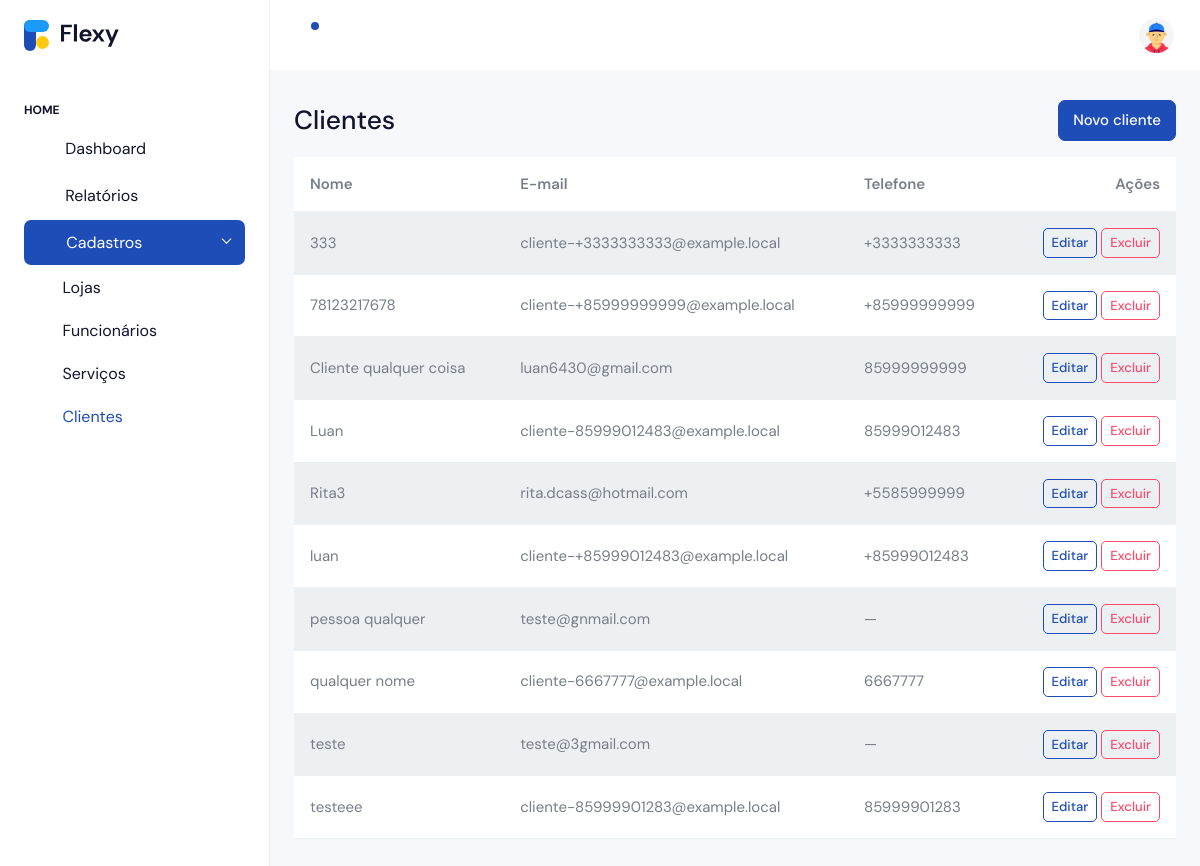
/cadastro/clientes/ (signed in), run on an earlier commit of the app's database.
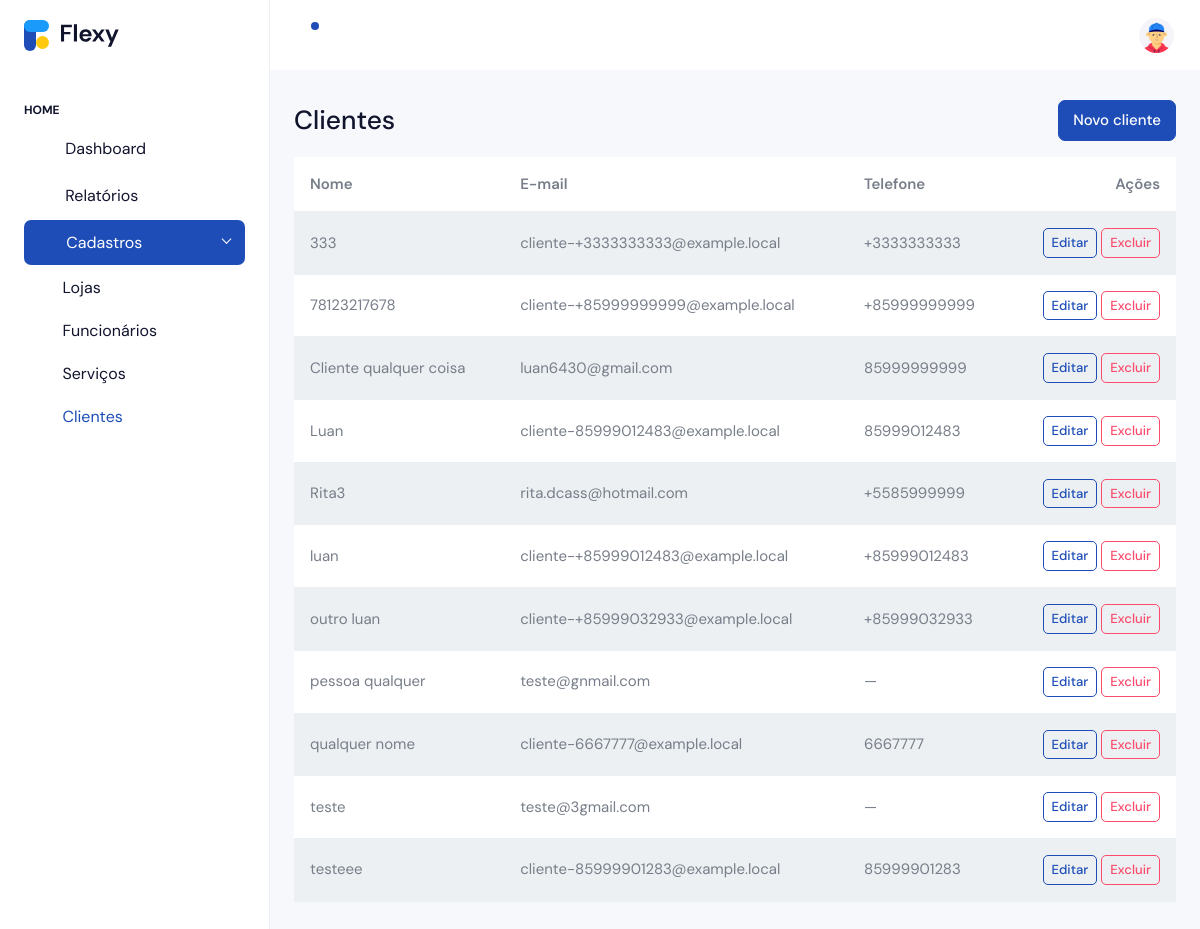
And on a later commit of the database.
### apps/cadastro/models.py (models this page shows, shortened)
class Cliente(models.Model):
    owner = models.ForeignKey(
        User,
        on_delete=models.CASCADE,
        related_name='clientes',
        limit_choices_to={'is_owner': True}
    )
    user = models.ForeignKey(
        User,
        on_delete=models.CASCADE,
        related_name='cliente_de',
        limit_choices_to={'is_client': True}
    )
    criado_em = models.DateTimeField(auto_now_add=True)
    class Meta:
        unique_together = (('owner', 'user'),)
        ordering = ('user__full_name',)

### apps/accounts/models.py (models this page shows, shortened)
class User(AbstractUser):
    nome = models.CharField(max_length=120, blank=True, null=True)
    sobrenome = models.CharField(max_length=120, blank=True, null=True)
    grupo = models.SlugField(max_length=150, blank=True)  # << slug único para subdomínio
    email = models.EmailField(unique=True)
    is_owner = models.BooleanField(default=False)
    is_client = models.BooleanField(default=False)
    phone_regex = RegexValidator(r"^\+?\d{10,15}$", "Informe telefone no formato internacional, ex.: +5585...")
    phone = models.CharField(max_length=17, blank=True, null=True, validators=[phone_regex])
    full_name = models.CharField(max_length=120, blank=True, null=True)
    USERNAME_FIELD = "email"
    REQUIRED_FIELDS = []
    objects = UserManager()

### apps/cadastro/views.py (the view, shortened to what this page needs)
# urls.py: path('clientes/', views.clientes, name='clientes'),
@login_required
@subscription_required
def clientes(request):
    if not getattr(request.user, 'is_owner', False):
        return redirect('accounts:owner_login')
    target = request.headers.get('HX-Target')
    form = ClienteForm()
    qs = Cliente.objects.filter(owner=request.user).select_related('user').order_by('user__full_name')
    if request.headers.get('HX-Request') and target != 'content':
        return render(request, 'cadastro/partials/clientes.html', {'clientes': qs})
    return render(request, 'cadastro/clientes.html', {'form': form, 'clientes': qs})

### apps/accounts/models.py (called while the page is built)
    def is_active(self) -> bool:
        return timezone.now() <= self.end_date

### apps/cadastro/templates/cadastro/clientes.html (shortened to what this page needs)
{% extends 'accounts/index.html' %}
{% load widget_tweaks %}
{% block content %}
<div class="d-flex justify-content-between align-items-center mb-3">
  <h3 class="m-0">Clientes</h3>
  <button class="btn btn-primary" data-bs-toggle="modal" data-bs-target="#modalCliente">
    Novo cliente
  </button>
</div>
<div class="table-responsive">
  <table class="table table-striped align-middle">
    <thead>
      <tr><th>Nome</th><th>E-mail</th><th>Telefone</th><th class="text-end">Ações</th></tr>
    </thead>
    {% include 'cadastro/partials/clientes.html' %}
  </table>
</div>
{% endblock %}

### apps/cadastro/templates/cadastro/partials/clientes.html
<tbody id="clientes-tbody">
  {% for c in clientes %}
  <tr>
    <td>{{ c.user.full_name|default:c.user.email }}</td>
    <td>{{ c.user.email }}</td>
    <td>{{ c.user.phone|default:"—" }}</td>
    <td class="text-end">
      <button class="btn btn-sm btn-outline-primary"
              hx-get="{% url 'cadastro:cliente_edit' c.pk %}"
              hx-target="#modalClienteOps .modal-content"
              hx-swap="innerHTML"
              hx-on="htmx:afterOnLoad: (function(){ const m=document.getElementById('modalClienteOps'); if(m){ bootstrap.Modal.getOrCreateInstance(m).show(); } })()">
        Editar
      </button>
      <button class="btn btn-sm btn-outline-danger"
              hx-get="{% url 'cadastro:cliente_delete' c.pk %}"
              hx-target="#modalClienteOps .modal-content"
              hx-swap="innerHTML"
              hx-on="htmx:afterOnLoad: (function(){ const m=document.getElementById('modalClienteOps'); if(m){ bootstrap.Modal.getOrCreateInstance(m).show(); } })()">
        Excluir
      </button>
    </td>
  </tr>
  {% empty %}
  <tr><td colspan="4" class="text-muted">Nenhum cliente ainda.</td></tr>
  {% endfor %}
</tbody>

What changed in the data, as far as the page shows it:
added Cliente: user.full_name "outro luan", user.email "cliente-+85999032933@example.local", user.phone "+85999032933"
